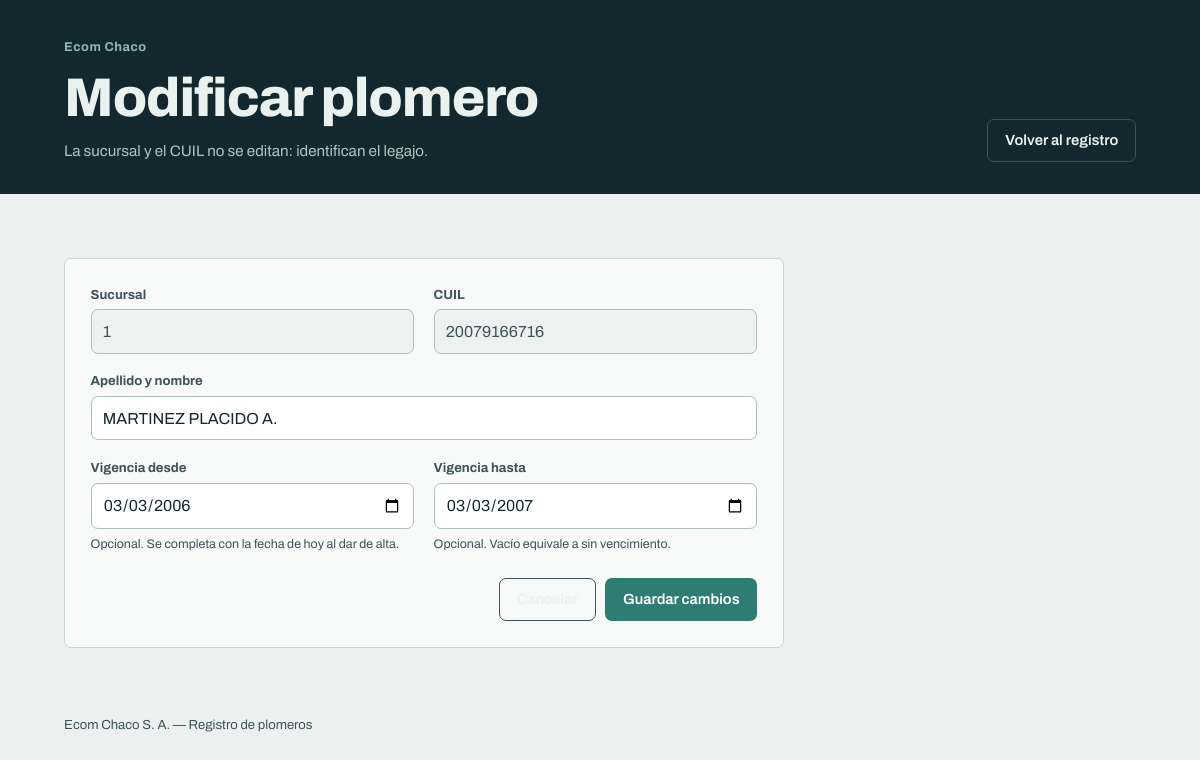
/plomeros/65/editar/, run on the app's committed database.
### plomeros/models.py (models this page shows, shortened)
class Plomero(models.Model):
    sucursal = models.PositiveSmallIntegerField(verbose_name="Sucursal")
    cuil = models.BigIntegerField(verbose_name="CUIL")
    nombre = models.CharField(max_length=20, verbose_name="Apellido y nombre")
    desde = models.DateField(null=True, blank=True, verbose_name="Vigencia desde")
    hasta = models.DateField(null=True, blank=True, verbose_name="Vigencia hasta")
    class Meta:
        db_table = "plomer"
        verbose_name = "Plomero"
        verbose_name_plural = "Plomeros"
        ordering = ["sucursal", "cuil"]
        constraints = [
            models.UniqueConstraint(
                fields=["sucursal", "cuil"], name="iplomer"
            )
        ]

### plomeros/views.py (the view, shortened to what this page needs)
# urls.py: path("plomeros/<int:pk>/editar/", views.PlomeroUpdateView.as_view(), name="update"),
class PlomeroUpdateView(UpdateView):
    model = Plomero
    form_class = PlomeroUpdateForm
    template_name = "plomeros/plomero_form.html"
    success_url = reverse_lazy("plomeros:list")
    extra_context = {
        "titulo": "Modificar plomero",
        "bajada": "La sucursal y el CUIL no se editan: identifican el legajo.",
        "accion": "Guardar cambios",
    }

### plomeros/forms.py
class PlomeroUpdateForm(PlomeroForm):
    def __init__(self, *args, **kwargs):
        super().__init__(*args, **kwargs)
        self.fields["sucursal"].disabled = True
        self.fields["cuil"].disabled = True

### plomeros/templates/plomeros/plomero_form.html (shortened to what this page needs)
{% extends "plomeros/base.html" %}
{% block heading %}{{ titulo }}{% endblock %}
{% block lead %}
<p class="lede">{{ bajada }}</p>
{% endblock %}
{% block actions %}
<a class="btn btn--ghost" href="{% url 'plomeros:list' %}">Volver al registro</a>
{% endblock %}
{% block content %}
<main id="contenido" class="wrap">
  <form method="post" class="form" novalidate>
    <div class="form__grid">
      <div class="field">
        <label for="{{ form.sucursal.id_for_label }}">{{ form.sucursal.label }}</label>
        {{ form.sucursal }}
      </div>
      <div class="field">
        <label for="{{ form.cuil.id_for_label }}">{{ form.cuil.label }}</label>
        {{ form.cuil }}
      </div>
      <div class="field field--wide">
        <label for="{{ form.nombre.id_for_label }}">{{ form.nombre.label }}</label>
        {{ form.nombre }}
      </div>
      <div class="field">
        <label for="{{ form.desde.id_for_label }}">{{ form.desde.label }}</label>
        {{ form.desde }}
        <p class="field__help">Opcional. Se completa con la fecha de hoy al dar de alta.</p>
      </div>
      <div class="field">
        <label for="{{ form.hasta.id_for_label }}">{{ form.hasta.label }}</label>
        {{ form.hasta }}
        <p class="field__help">Opcional. Vacío equivale a sin vencimiento.</p>
      </div>
    </div>
    <div class="form__actions">
      <a class="btn btn--ghost" href="{% url 'plomeros:list' %}">Cancelar</a>
      <button class="btn btn--primary" type="submit">{{ accion }}</button>
    </div>
  </form>
</main>
{% endblock %}

### plomeros/static/plomeros/css/app.css (style rules this page uses)
:root { --ink: #13282E; --ink-2: #3E5359; --paper: #ECF1EF; --surface: #F7FAF9; --line: #C9D6D2; --line-2: #AFBFBB; --verdigris: #2E7D72; --verdigris-ink: #1E5A52; --brass: #B98A34; --rust: #A64832; --radius: 7px; --maxw: 1120px; --font: "Archivo", system-ui, -apple-system, "Segoe UI", sans-serif; }
* { box-sizing: border-box; }
html, body { margin: 0; }
body { font-family: var(--font); color: var(--ink); background: var(--paper); line-height: 1.45; -webkit-font-smoothing: antialiased; }
.btn { display: inline-block; padding: .62rem 1.05rem; border: 1px solid transparent; border-radius: var(--radius); font: inherit; font-size: .92rem; font-weight: 600; text-decoration: none; cursor: pointer; }
.btn--ghost { color: #EAF2F0; border-color: #3A535A; }
.btn--primary { background: var(--verdigris); color: #fff; }
.wrap { max-width: var(--maxw); margin: 0 auto; padding: 2.2rem 1.5rem 3rem; }
.lede { max-width: 46ch; margin: .9rem 0 0; color: #A9C7C1; font-size: .95rem; }
.form { max-width: 720px; margin-top: 1.8rem; padding: 1.6rem; background: var(--surface); border: 1px solid var(--line); border-radius: var(--radius); }
.form__grid { display: grid; grid-template-columns: 1fr 1fr; gap: 1.1rem 1.2rem; }
.field { display: flex; flex-direction: column; gap: .35rem; }
.field--wide { grid-column: 1 / -1; }
.field label { font-size: .82rem; font-weight: 700; color: var(--ink-2); }
.field input { padding: .6rem .7rem; border: 1px solid var(--line-2); border-radius: var(--radius); background: #fff; color: var(--ink); font: inherit; }
.field input:disabled { background: #EDF2F1; color: var(--ink-2); }
.field__help { margin: 0; font-size: .78rem; color: var(--ink-2); }
.form__actions { display: flex; justify-content: flex-end; gap: .6rem; margin-top: 1.6rem; }

### data on the page
Plomero: sucursal "1", cuil "20079166716", nombre "MARTINEZ PLACIDO A.", desde "03/03/2006", hasta "03/03/2007"

### other printed values
{{ titulo }} "Modificar plomero"
{{ bajada }} "La sucursal y el CUIL no se editan: identifican el legajo."
{{ accion }} "Guardar cambios"
